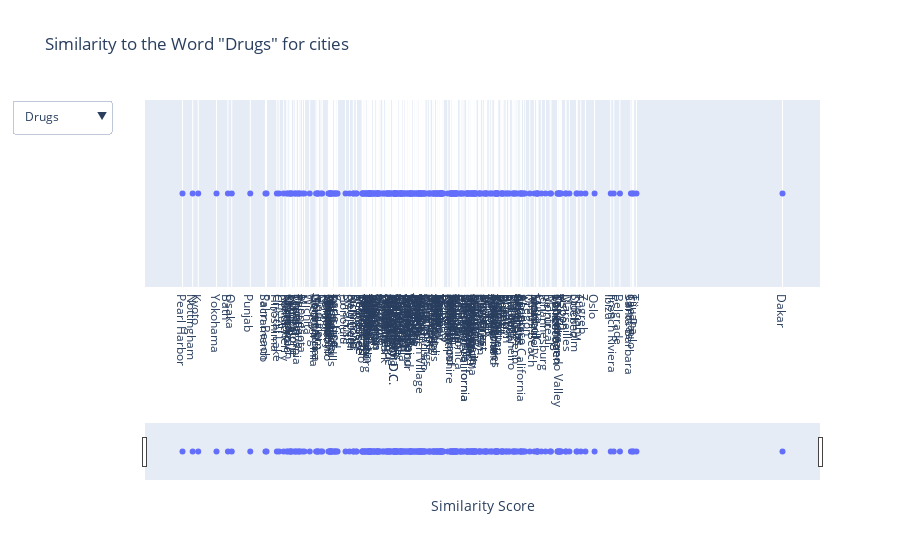

The cell this chart's notebook holds for it:
### Code cell
# Initial term
initial_term = general_terms[0]

# Create the figure
fig = go.Figure(data=[go.Scatter(
    x=precomputed_data[initial_term]["similarity_scores"], 
    y=[1] * len(precomputed_data[initial_term]["similarity_scores"]), 
    mode='markers',
    text=precomputed_data[initial_term]["hover_text"],
    hoverinfo='text'
)])

# Update layout and add dropdown
fig.update_layout(
    title_text=f'Similarity to the Word "{initial_term}" for {"cities" if USE_CITIES else "countries"}',
    xaxis=dict(
        title='Similarity Score',
        tickvals=precomputed_data[initial_term]["similarity_scores"],
        ticktext=precomputed_data[initial_term]["sorted_locations"]
    ),
    yaxis=dict(
        showgrid=False,
        zeroline=False,
        showticklabels=False,
    ),
    hovermode='closest',
    showlegend=False,
    updatemenus=[dict(
        buttons=[dict(
            label=term,
            method='update',
            args=[{'x': [precomputed_data[term]["similarity_scores"]], 
                   'text': [precomputed_data[term]["hover_text"]]},
                  {'title': f'Similarity to the Word "{term}" for {"cities" if USE_CITIES else "countries"}',
                   'xaxis.tickvals': precomputed_data[term]["similarity_scores"], 
                   'xaxis.ticktext': precomputed_data[term]["sorted_locations"]}]
        ) for term in general_terms],
        direction='down',
        showactive=True,
    )],
    hoverlabel=dict(
        bgcolor="white", 
        font_size=16, 
        font_family="Rockwell"
    ),
)

fig.update_xaxes(rangeslider=dict(visible=True))

fig.show()

### Figure 1 — Plotly figure (JSON) as saved in the notebook; plotly's stock layout.template omitted (floating-point values rounded to 4 significant figures; data arrays with more than 128 entries replaced by an {"elided": "..."} marker saying what was removed)
{"data": [{"hoverinfo": "text", "mode": "markers", "text": {"elided": "298 str values"}, "type": "scatter", "x": {"elided": "298 float values"}, "y": {"elided": "298 int values"}}], "layout": {"hoverlabel": {"bgcolor": "white", "font": {"family": "Rockwell", "size": 16}}, "hovermode": "closest", "showlegend": false, "title": {"text": "Similarity to the Word \"Drugs\" for cities"}, "updatemenus": [{"buttons": [{"args": [{"text": {"elided": "1x298 str values"}, "x": {"elided": "1x298 float values"}}, {"title": "Similarity to the Word \"Drugs\" for cities", "xaxis.ticktext": {"elided": "298 str values"}, "xaxis.tickvals": {"elided": "298 float values"}}], "label": "Drugs", "method": "update"}, {"args": [{"text": {"elided": "1x298 str values"}, "x": {"elided": "1x298 float values"}}, {"title": "Similarity to the Word \"Love\" for cities", "xaxis.ticktext": {"elided": "298 str values"}, "xaxis.tickvals": {"elided": "298 float values"}}], "label": "Love", "method": "update"}, {"args": [{"text": {"elided": "1x298 str values"}, "x": {"elided": "1x298 float values"}}, {"title": "Similarity to the Word \"War\" for cities", "xaxis.ticktext": {"elided": "298 str values"}, "xaxis.tickvals": {"elided": "298 float values"}}], "label": "War", "method": "update"}, {"args": [{"text": {"elided": "1x298 str values"}, "x": {"elided": "1x298 float values"}}, {"title": "Similarity to the Word \"Poverty\" for cities", "xaxis.ticktext": {"elided": "298 str values"}, "xaxis.tickvals": {"elided": "298 float values"}}], "label": "Poverty", "method": "update"}, {"args": [{"text": {"elided": "1x298 str values"}, "x": {"elided": "1x298 float values"}}, {"title": "Similarity to the Word \"Comedy\" for cities", "xaxis.ticktext": {"elided": "298 str values"}, "xaxis.tickvals": {"elided": "298 float values"}}], "label": "Comedy", "method": "update"}, {"args": [{"text": {"elided": "1x298 str values"}, "x": {"elided": "1x298 float values"}}, {"title": "Similarity to the Word \"Happiness\" for cities", "xaxis.ticktext": {"elided": "298 str values"}, "xaxis.tickvals": {"elided": "298 float values"}}], "label": "Happiness", "method": "update"}, {"args": [{"text": {"elided": "1x298 str values"}, "x": {"elided": "1x298 float values"}}, {"title": "Similarity to the Word \"Sadness\" for cities", "xaxis.ticktext": {"elided": "298 str values"}, "xaxis.tickvals": {"elided": "298 float values"}}], "label": "Sadness", "method": "update"}, {"args": [{"text": {"elided": "1x298 str values"}, "x": {"elided": "1x298 float values"}}, {"title": "Similarity to the Word \"Gang\" for cities", "xaxis.ticktext": {"elided": "298 str values"}, "xaxis.tickvals": {"elided": "298 float values"}}], "label": "Gang", "method": "update"}, {"args": [{"text": {"elided": "1x298 str values"}, "x": {"elided": "1x298 float values"}}, {"title": "Similarity to the Word \"Hippies\" for cities", "xaxis.ticktext": {"elided": "298 str values"}, "xaxis.tickvals": {"elided": "298 float values"}}], "label": "Hippies", "method": "update"}, {"args": [{"text": {"elided": "1x298 str values"}, "x": {"elided": "1x298 float values"}}, {"title": "Similarity to the Word \"Guns\" for cities", "xaxis.ticktext": {"elided": "298 str values"}, "xaxis.tickvals": {"elided": "298 float values"}}], "label": "Guns", "method": "update"}], "direction": "down", "showactive": true}], "xaxis": {"rangeslider": {"visible": true}, "ticktext": {"elided": "298 str values"}, "tickvals": {"elided": "298 float values"}, "title": {"text": "Similarity Score"}}, "yaxis": {"showgrid": false, "showticklabels": false, "zeroline": false}}}
